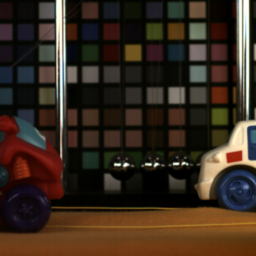
%> input picture PendCar_lowres/00002086.png, 256 x 256 px; its folder holds 4 pictures in this run
$ octave reconstructPendCar.m   (GNU Octave 9; MATLAB toolbox functions it lacks are replaced by stand-ins)
%> lines starting %> are read from the running program, lines starting %| are printed output that depends on the picture
### ordering/createOrderingData.m
%%    createOrderingData(n) by Tom Goldstein
%  This method helps you map a 2D array of pixels into a 1D vector
%  using the nested dissection ordering.  It returns a 2D array of
%  integers, and an integer vector.  The number at each location of
%  the 2D array is the vector index that the element gets mapped to.
%    The method also produces 'samplingOrder', which is a vector of
%  row indices.  This vector contains the order in which the STO
%  transform rows must be sample in order to allow previews at all
%  resolutions.
%    The vector is ordering that maps a column-major vector into a
%  nested dissection order.
%    The input argument is the side length of the nxn image.
%
% "type" is a string, either "full" or "semi"

function order = createOrderingData(n, type)
%> called with n = 256, type = 'full'


filename = ['precomputed/' num2str(n) '_' type '.mat' ];

location = mfilename('fullpath');
location = location(1:end-18);
filename = [location filename];

if exist(filename, 'file')==2
    order = load(filename);
    order = order.order;
    return;
end


assert(strcmp(type,'full') ||strcmp(type,'semi'), 'Ordering type must be either full, for full random, or semi, for semi random');

% Seed the random number generator
%rand('seed',0);
rng('default');
rng(0);
a = zeros(n,n);
a(1,1) = 1;
a(n,n) = n*n;

assert(n == 2^int32(log(n)/log(2)),'Size must be a power of 2');

%%  Create 2D array with nested dissection indices
gap = n;
while gap>1

    for r = 1:gap:n;
        for c=1:gap:n;
            low = a(r,c);
            high = a(r+gap-1,c+gap-1);
            inc = (high-low+1)/4;

            lows = [low, low+inc, low+2*inc, low+3*inc];
            highs = [low+inc-1,low+2*inc-1,low+3*inc-1,low+4*inc-1];

            perm = randperm(4);
            %perm = [1 2 3 4];
            lows = lows(perm);
            highs = highs(perm);


            a(r,c) = lows(1);
            a(r+gap/2-1,c+gap/2-1) = highs(1);

            a(r,c+gap/2) = lows(2);
            a(r+gap/2-1,c+gap-1) = highs(2);

            a(r+gap/2,c+gap/2) = lows(3);
            a(r+gap-1,c+gap-1) = highs(3);

            a(r+gap/2,c) = lows(4);
            a(r+gap-1,c+gap/2-1) = highs(4);


        end
    end

    gap = gap/2;
end


%% Create the ordering of row indices for sampling
ind = (1:n*n)';
blockSize = 1;
while blockSize<n*n
    spot = 1;
    while spot<n*n
       chunk = ind(spot:spot+4*blockSize-1);
       ordering = [1:blockSize ;...
           blockSize+1:2*blockSize;...
           2*blockSize+1:3*blockSize;...
           3*blockSize+1:4*blockSize];

       perm = 1:4;
       if strcmp(type,'full')
           perm = randperm(4);
       end

% [4 lines of commented-out code are left out]


       ordering(perm,:) = ordering;
       ordering = ordering(:);

       chunk = chunk(ordering);

       ind(spot:spot+4*blockSize-1) = chunk;

       spot = spot+4*blockSize;
    end

    blockSize = blockSize*4;
end


order = [];
order.n = n;
order.matrix = a;
order.vector = a(:);
order.samplingOrder = ind;


save(filename,'order');


return;

### dataSimulation/createMeasurementsFromImages.m
%  Open a directory of png images, and create a stream of measurements from
%  them.

function [ data, finalImage ] = createMeasurementsFromImages( directory, numFrames, samplesPerFrame, order, addAnomoly, measurementCycleLength)
%> called with directory = 'PendCar_lowres', numFrames = 256, samplesPerFrame = 256

if ~exist('addAnomoly','var')
    addAnomoly  = false;
end

if ~exist('measurementCycleLength','var')
    measurementCycleLength  = length(order.samplingOrder);
end

data = zeros(numFrames*samplesPerFrame,1);
files = dir([directory '/*.png']);

count = 1;
for f = 1:numFrames
    im = rgb2gray(imread([directory '/'  files(f).name]));
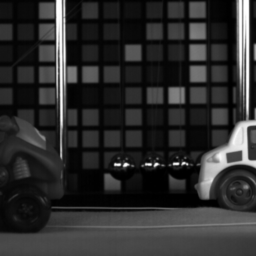
%> im: size 256x256 uint8; min 0, max 255, mean 45.6
    im = double(im);
%> im: size 256x256 double
    if f>numFrames/2 && addAnomoly
        im(end/2:end/2+4,end/2:end/2+4) = 2e3; % A bright anomaly
    end

    vec = imageToNestedVector(im,order);
    vec = STO(vec);

    for s=1:samplesPerFrame
        index = mod(count-1,measurementCycleLength)+1;
        index = order.samplingOrder(index);
        data(count) = vec(index);
        count = count+1;
    end
%> after the loop, count = 257

end
%> pass 2 of the loop in createMeasurementsFromImages, `for f = 1:numFrames`:
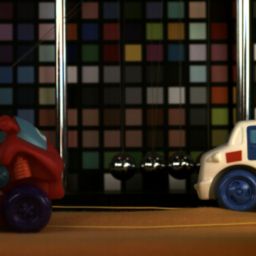
%> input picture PendCar_lowres/00002095.png, 256 x 256 px
%> in createMeasurementsFromImages, `im = rgb2gray(imread([directory '/'  files(f).name]));`:
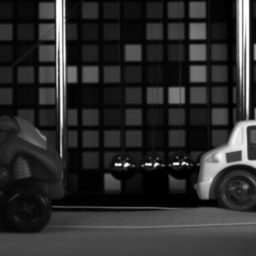
%> im: size 256x256 uint8; min 0, max 255, mean 44.7
%> the loop in createMeasurementsFromImages, `for s=1:samplesPerFrame` made 256 passes
%> index on passes 1 to 3: 51438, 19766, 34451
%> after the loop in createMeasurementsFromImages, `for s=1:samplesPerFrame`: count = 513
%> pass 3 of the loop in createMeasurementsFromImages, `for f = 1:numFrames`:
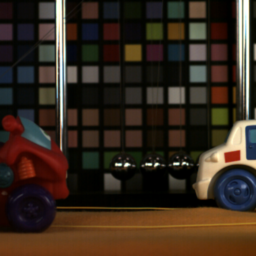
%> input picture PendCar_lowres/00002139.png, 256 x 256 px
%> in createMeasurementsFromImages, `im = rgb2gray(imread([directory '/'  files(f).name]));`:
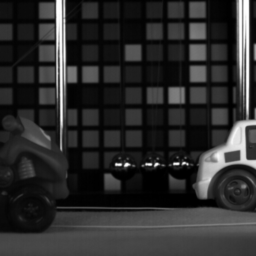
%> im: size 256x256 uint8; min 0, max 255, mean 44.7; mean of the top-left, top-right, bottom-left and bottom-right quarters 37.5, 45.7, 37.6, 58.2
%> the loop in createMeasurementsFromImages, `for s=1:samplesPerFrame` made 256 passes
%> index on passes 1 to 3: 51291, 19953, 34390
%> after the loop in createMeasurementsFromImages, `for s=1:samplesPerFrame`: count = 769
%> the loop made 5 passes; the first 3 are shown
%> the run ends on the next line

finalImage = im;


end

### transforms/STO.m
%%
%  This function performs the STO transform by calling the c implementation
%  of STO_fast.  This method can be called on either a vector or a matrix.
%  When called on a matrix, it performs a separate transform on each
%  column.


function [ out count ] = STO( in )

persistent acount;
if isempty(acount)
    acount = 0;
end

assert(ndims(in)<3, 'Input must be a vector or matrix');

%  Handle case that 'in' is a row vector
if min(size(in))==1
    out = in;
    % This line forces matlab NOT to use a lazy copy.  This is important
    % because otherwise a call to "STO_fast" will overwrite the input
    out(1)=out(1);
    STO_fast(out);
else

    out = in;
    for c=1:size(in,2);
        slice = out(:,c);
        STO_fast(slice);
        out(:,c) = slice;
    end

end
%acount = 0;
acount = acount + 1;
count = acount;

### ordering/imageToNestedVector.m
%%  Convert an image to a vector with nested dissection ordering
%   Inputs are the 2D image, and the data struct created by the method
%   "createOrderingData".

function vec = imageToNestedVector( image, order )

vec = zeros(order.n*order.n,1);
vec(order.vector) = image(:);

end

### reconstructPendCar.m
%  This script creates a stream of Stone measurements from the PendCar
%  high-speed camera dataset, and then reconstructs it.

%%  Parameters that control reconstruction : chosen by user
Nr = 256;  % DMD resolution
dataPerFrame = 4096;%round(Nr*Nr/20); % 4096 round(Nr*Nr/20);  % 2048  How many samples to use in a frame - i.e. the width of the data window
shiftPerFrame = 4096;% 256 round(dataPerFrame/16); % /16for128 % How many samples does the data window shift between frames
mu = 150; % 150,  The weight of the data term in the variational reconstruction
Nf = 32;  %  MAXIMUM number of frames to reconstruct
tvdims = 3; %  The dimensionality of the TV regularization: 2 or 3

order = createOrderingData(Nr,'full'); % choose either 'full' random, or 'semi' random

%%  Parameters that control data sampling : chosen by user
numImages = 256;   % number of images from PendCar to read from
samplesPerImage = 256;  % stone samples to pull from each image
data = createMeasurementsFromImages( 'PendCar_lowres', ...
